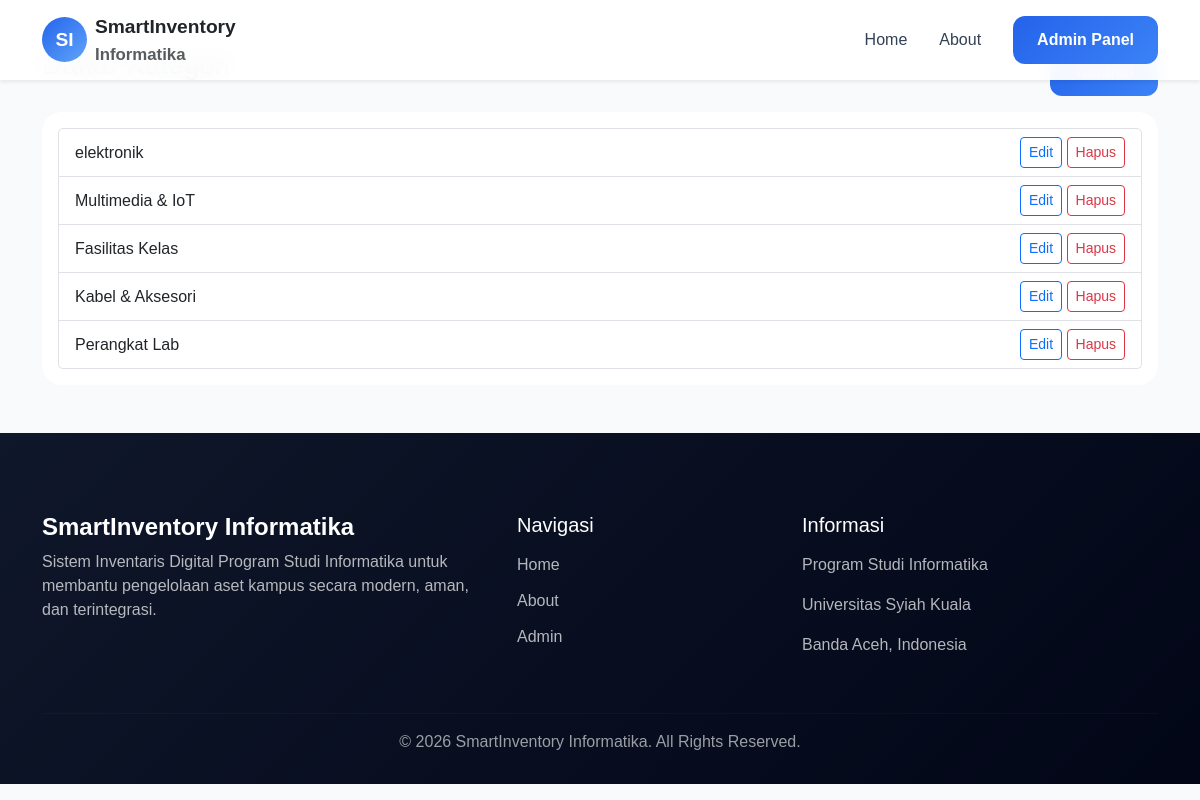
Page /dashboard/kategori/ (signed in) on the committed database.
### inventory/models.py (models this page shows, shortened)
class Kategori(models.Model):
    nama = models.CharField(
        max_length=100
    )
    created_at = models.DateTimeField(
        auto_now_add=True
    )

### inventory/views.py (the view)
@login_required
def kategori_list(request):
    kategori = Kategori.objects.all()
    context = {
        'kategori': kategori
    }
    return render(
        request,
        'dashboard/kategori/list.html',
        context
    )

### inventory/templates/dashboard/kategori/list.html
{% extends 'public/base_public.html' %}
{% block content %}
<section class="py-5">
  <div class="container">
    <div class="d-flex justify-content-between mb-3">
      <h3>Daftar Kategori</h3>
      <a href="{% url 'kategori_create' %}" class="btn btn-primary">Tambah</a>
    </div>
    <div class="card p-3">
      <ul class="list-group">
        {% for k in kategori %}
        <li class="list-group-item d-flex justify-content-between align-items-center">
          {{ k.nama }}
          <div>
            <a href="{% url 'kategori_update' k.pk %}" class="btn btn-sm btn-outline-primary">Edit</a>
            <a href="{% url 'kategori_delete' k.pk %}" class="btn btn-sm btn-outline-danger" onclick="return confirm('Hapus kategori?')">Hapus</a>
          </div>
        </li>
        {% empty %}
        <li class="list-group-item">Belum ada kategori.</li>
        {% endfor %}
      </ul>
    </div>
  </div>
</section>
{% endblock %}

### inventory/static/css/style.css (style rules this page uses)
body { font-family: 'Poppins', sans-serif; background: #f8fafc; color: #1e293b; overflow-x: hidden; }
a { text-decoration: none; }
section { padding-top: 80px; }
.btn-primary { border: none; border-radius: 12px; padding: 12px 24px; font-weight: 600; background: linear-gradient( 135deg, #2563eb, #3b82f6 ); transition: 0.3s; }
.card { border: none !important; border-radius: 20px; overflow: hidden; transition: 0.3s; }

### rows in the picture
Kategori: nama "elektronik"
Kategori: nama "Multimedia & IoT"
Kategori: nama "Fasilitas Kelas"
Kategori: nama "Kabel & Aksesori"
Kategori: nama "Perangkat Lab"
